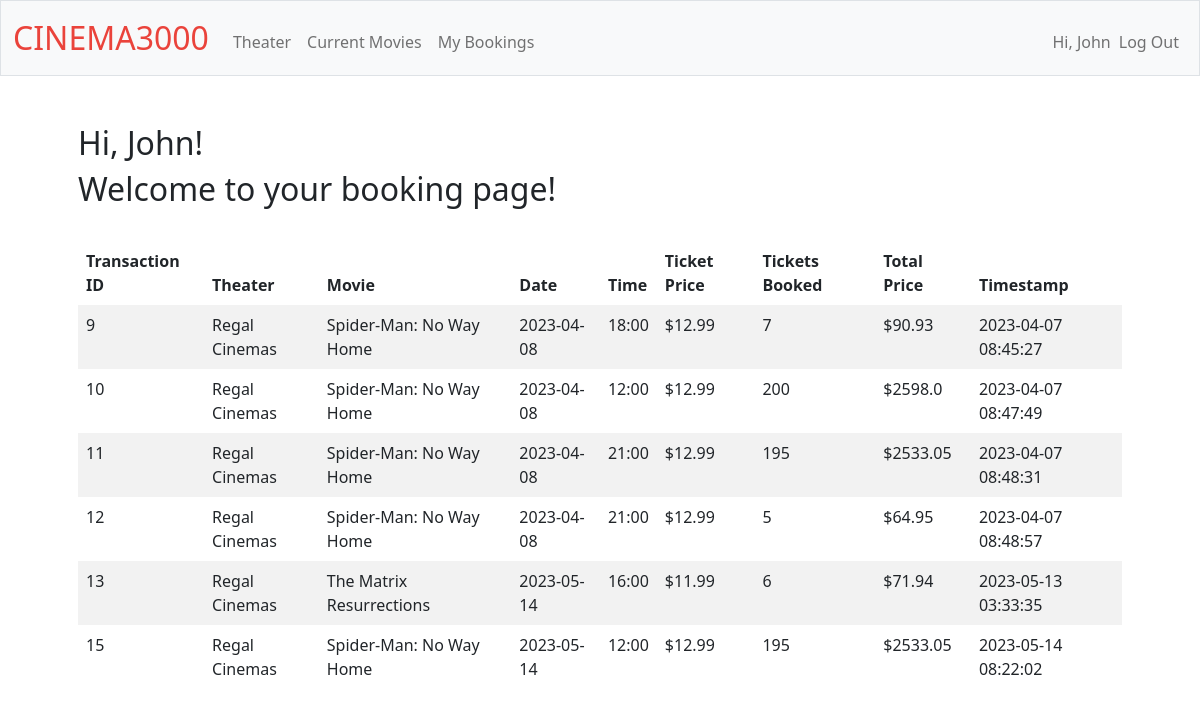
The page /myBooking (signed in) on the database its author committed.
### website/models.py (models this page shows, shortened)
class User(db.Model, UserMixin):
    id = db.Column(db.Integer, primary_key=True)
    email = db.Column(db.String(length=80), nullable=False, unique=True)
    password = db.Column(db.String(length=50), nullable=False)
    first_name = db.Column(db.String(length=20), nullable=False)
    last_name = db.Column(db.String(length=20), nullable=False)
    bookings = db.relationship('Booking', backref='booked_by', lazy=True)

class Booking(db.Model):
    id = db.Column(db.Integer, primary_key=True)
    number_of_tickets = db.Column(db.Integer, nullable=False)
    timestamp = db.Column(db.DateTime(timezone=True), default=func.now())
    user_id = db.Column(db.Integer, db.ForeignKey('user.id'))

class Theater(db.Model):
    id = db.Column(db.Integer, primary_key=True)
    name = db.Column(db.String(30))
    number_of_seats = db.Column(db.Integer, nullable=False)
    available_movies = db.Column(db.Text)
    screenings = db.relationship('Screening', backref='screening_location', lazy=True)

class Movie(db.Model):
    id = db.Column(db.Integer, primary_key=True)
    title = db.Column(db.String(50), nullable=False)
    price = db.Column(db.Integer)
    release_date = db.Column(db.Date, nullable=False)
    screenings = db.relationship('Screening', backref='available_movies', lazy=True)

class Screening(db.Model):
    id = db.Column(db.Integer, primary_key=True)
    date = db.Column(db.Date)
    time = db.Column(db.Time)
    available_seats = db.Column(db.Integer)
    theater_id = db.Column(db.Integer, db.ForeignKey('theater.id'))
    movie_id = db.Column(db.Integer, db.ForeignKey('movie.id'))
    bookings = db.relationship('Booking', secondary=screening_booking, backref='screenings', lazy=True)

### website/views.py (the view)
@views.route('/myBooking', methods=['GET', 'POST'])
@login_required
def booking():
    book = Booking.query.filter(Booking.user_id == current_user.id)
    booking_history = (db.session.query(Booking, Screening, Theater, Movie)
                        .join(Screening, Booking.screenings)
                        .join(Theater)
                        .join(Movie)
                        .filter(Booking.user_id == current_user.id)
                        ).all()
    return render_template("booking.html", user=current_user, booking_history=booking_history)

### website/__init__.py (called while the page is built)
def create_app():
    app = Flask(__name__)
    app.config['SECRET_KEY'] = 'cinema3000'
    app.config['SQLALCHEMY_DATABASE_URI'] = f'sqlite:///{DB_NAME}'
    app.config['SQLALCHEMY_TRACK_MODIFICATIONS'] = False
    with app.app_context():
        db.init_app(app)
    from .views import views
    from .auth import auth
    app.register_blueprint(views, url_prefix='/')
    app.register_blueprint(auth, url_prefix='/')
    with app.app_context():
        db.drop_all()
        db.create_all()
        print("Database Created!")
        insert_data()
    from .models import User
    login_manager = LoginManager()
    login_manager.login_view = 'auth.login'
    login_manager.init_app(app)
    @login_manager.user_loader
    def load_user(id):
        return User.query.get(int(id))
    return app

### website/templates/booking.html (shortened to what this page needs)
{% extends "layout.html" %}
{% block main %}
    <h2>Hi, {{ user.first_name }}!</h2>
    <h2>Welcome to your booking page!</h2>
    <br>
    <table class="table table-striped table-borderless table-hover" >
        <thead>
            <tr>
                <th class="text-start">Transaction ID</th>
                <th class="text-start">Theater</th>
                <th class="text-start">Movie</th>
                <th class="text-start">Date</th>
                <th class="text-start">Time</th>
                <th class="text-start">Ticket Price</th>
                <th class="text-start">Tickets Booked</th>
                <th class="text-start">Total Price</th>
                <th class="text-start">Timestamp</th>
            </tr>
        </thead>
        <tbody>
            {% for history in booking_history %}
                <tr>
                    <td class="text-start">{{ history[0].id }}</td>
                    <td class="text-start">{{ history[2].name }}</td>
                    <td class="text-start">{{ history[3].title }}</td>
                    <td class="text-start">{{ history[1].date }}</td>
                    <td class="text-start">{{ history[1].time.strftime('%H:%M') }}</td>
                    <td class="text-start">${{ history[3].price }}</td>
                    <td class="text-start">{{ history[0].number_of_tickets }}</td>
                    <td class="text-start">${{ history[0].number_of_tickets * history[3].price }}</td>
                    <td class="text-start">{{ history[0].timestamp }}</td>
                </tr>
            {% endfor %}
        </tbody>
    </table>
{% endblock %}

### website/templates/layout.html (shortened to what this page needs)
<!DOCTYPE html>
<html lang="en">
    <head>
        <link
            rel="stylesheet"
            href="https://cdn.jsdelivr.net/npm/bootstrap@5.1.3/dist/css/bootstrap.min.css"
        />
        <link href="/static/styles.css" rel="stylesheet">
    </head>
    <body>
        <nav class="navbar navbar-expand-md bg-light navbar-light border">
            <div class="container-fluid">
                {% if user.is_authenticated %}
                <a class="navbar-brand" href="/"><span class="red">CINEMA3000</span></a>
                {% else %}
                <a class="navbar-brand"><span class="red">CINEMA3000</span></a>
                {% endif %}
                <div class="collapse navbar-collapse" id="navbar">
                    {% if user.is_authenticated %}
                        <ul class="navbar-nav me-auto mt-2">
                            <li class="nav-item"><a class="nav-link" href="/theater">Theater</a></li>
                            <li class="nav-item"><a class="nav-link" href="/currentMovies">Current Movies</a></li>
                            <li class="nav-item"><a class="nav-link" href="/myBooking">My Bookings</a></li>
                        </ul>
                        <ul class="navbar-nav ms-auto mt-2">
                            <li class="navbar-text">Hi, {{ user.first_name }}</li>
                            <li class="nav-item"><a class="nav-link" href="/logout">Log Out</a></li>
                        </ul>
                    {% else %}
                        <ul class="navbar-nav ms-auto mt-2">
                            <li class="nav-item"><a class="nav-link" href="/register">Register</a></li>
                            <li class="nav-item"><a class="nav-link" href="/login">Log In</a></li>
                        </ul>
                    {% endif %}
            </div>
        </nav>
        <main class="container p-5">
            {% block main %}{% endblock %}
        </main>
    </body>
</html>

### website/static/styles.css (style rules this page uses)
nav .navbar-brand { font-size: xx-large; }
nav .navbar-brand .red { color: #ea433b; }

### rows shown on the page
User: first_name "John"
Booking: id "9", name "Regal Cinemas", title "Spider-Man: No Way Home", date "2023-04-08", time "18:00", price "12.99", number_of_tickets "7", history[0].number_of_tickets*history[3].price "90.93", timestamp "2023-04-07 08:45:27"
Booking: id "10", name "Regal Cinemas", title "Spider-Man: No Way Home", date "2023-04-08", time "12:00", price "12.99", number_of_tickets "200", history[0].number_of_tickets*history[3].price "2598.0", timestamp "2023-04-07 08:47:49"
Booking: id "11", name "Regal Cinemas", title "Spider-Man: No Way Home", date "2023-04-08", time "21:00", price "12.99", number_of_tickets "195", history[0].number_of_tickets*history[3].price "2533.05", timestamp "2023-04-07 08:48:31"
Booking: id "12", name "Regal Cinemas", title "Spider-Man: No Way Home", date "2023-04-08", time "21:00", price "12.99", number_of_tickets "5", history[0].number_of_tickets*history[3].price "64.95", timestamp "2023-04-07 08:48:57"
Booking: id "13", name "Regal Cinemas", title "The Matrix Resurrections", date "2023-05-14", time "16:00", price "11.99", number_of_tickets "6", history[0].number_of_tickets*history[3].price "71.94", timestamp "2023-05-13 03:33:35"
Booking: id "15", name "Regal Cinemas", title "Spider-Man: No Way Home", date "2023-05-14", time "12:00", price "12.99", number_of_tickets "195", history[0].number_of_tickets*history[3].price "2533.05", timestamp "2023-05-14 08:22:02"
